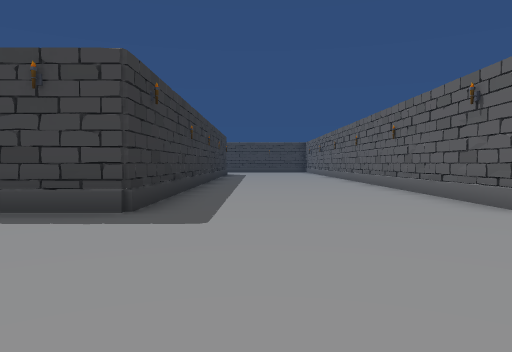
view 1 (above)

24 first-person views from a walk through a 3-D level made in the Unity game engine. The camera is 1.2 m above the floor, tilts 2° down and sees 70° across. The floor is counted in squares, 2 m on a side. Each view is taken from the middle of a square. On the plan, view 1 faces up. The plan holds only what a view shows up to about 10 squares ahead; the rest is blank. The place goes on beyond the plan. The player character is not drawn.

view 2
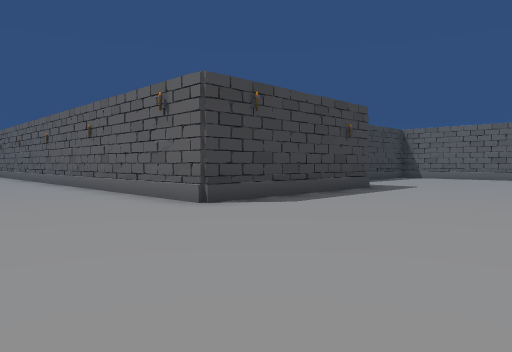

view 3
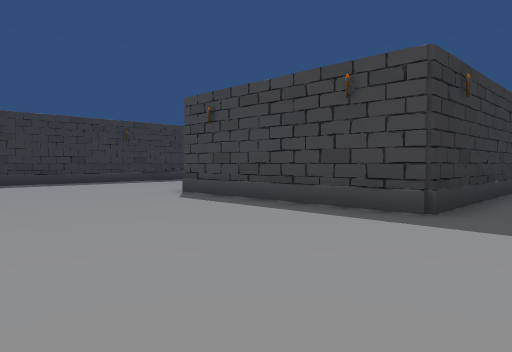

view 4
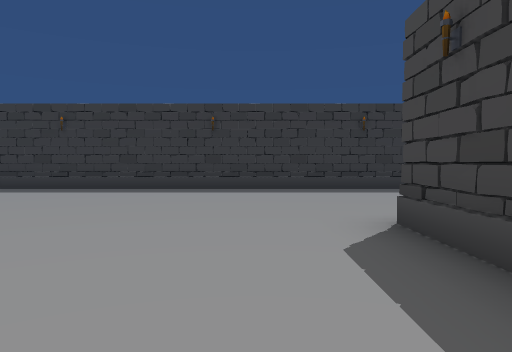

view 5
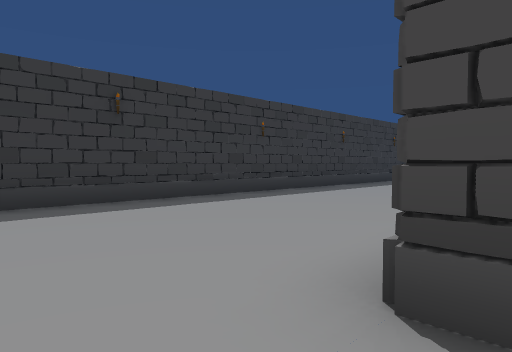

view 6
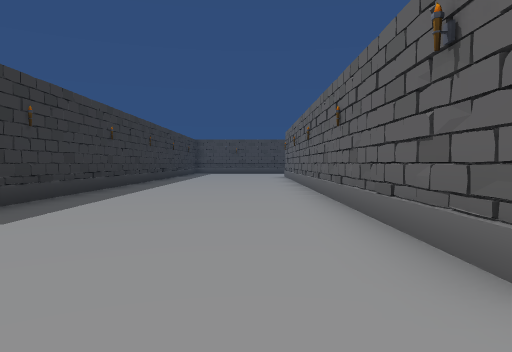

view 7
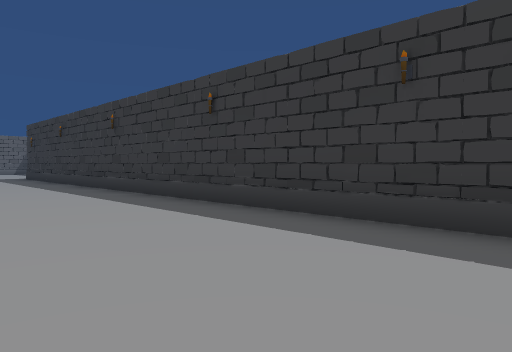

view 8
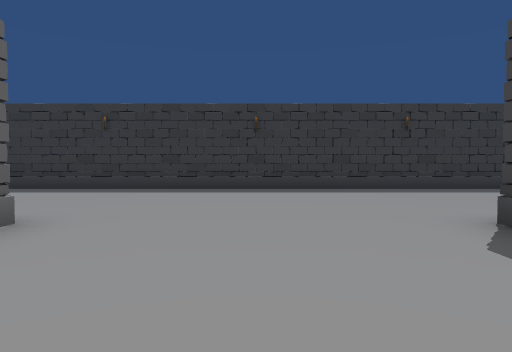

view 9
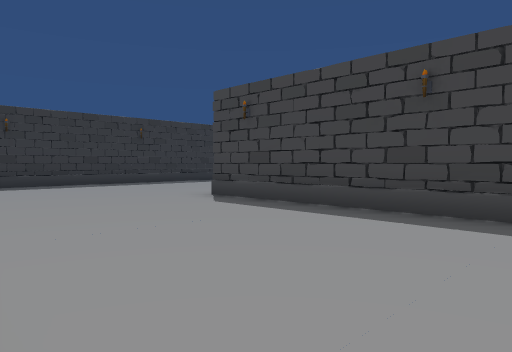

view 10
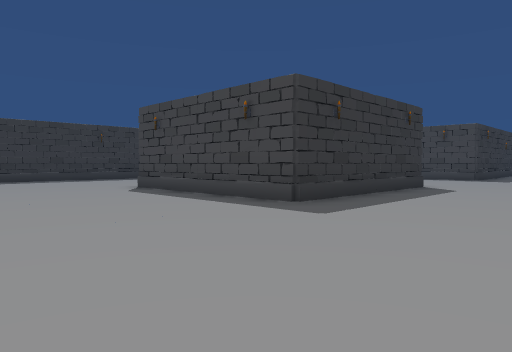

view 11
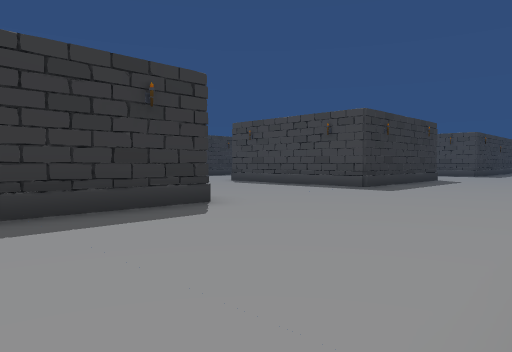

view 12
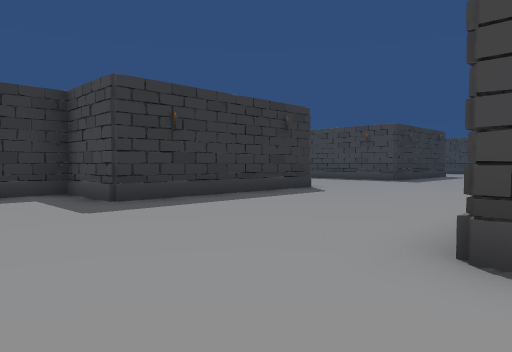

view 13
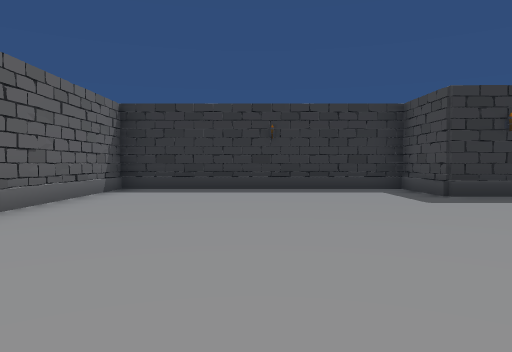

view 14
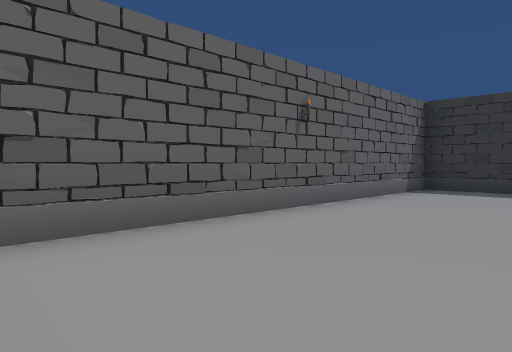

view 15
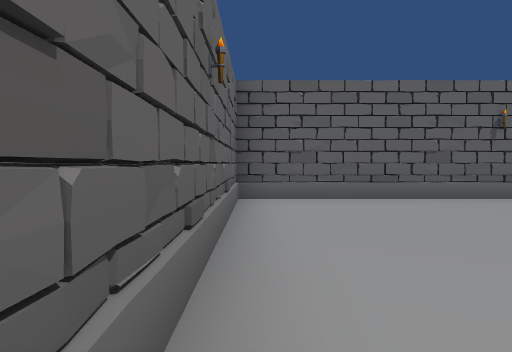

view 16
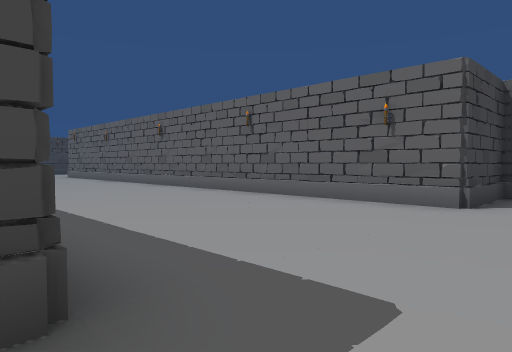

view 17
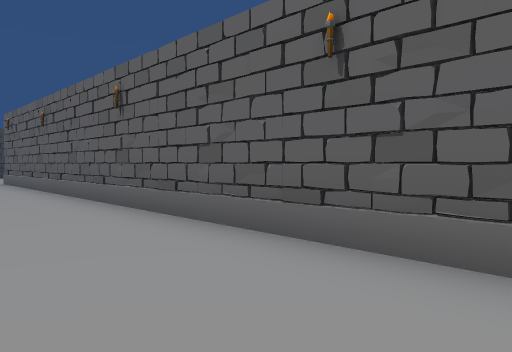

view 18
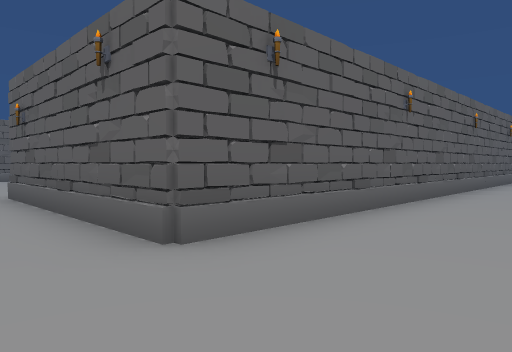

view 19
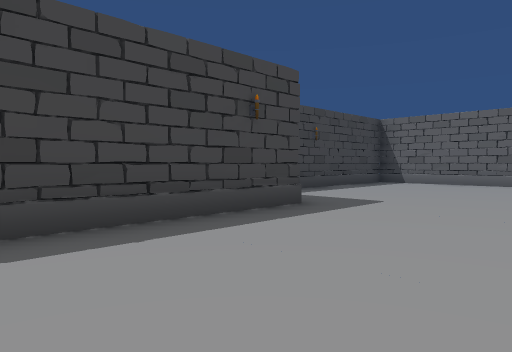

view 20
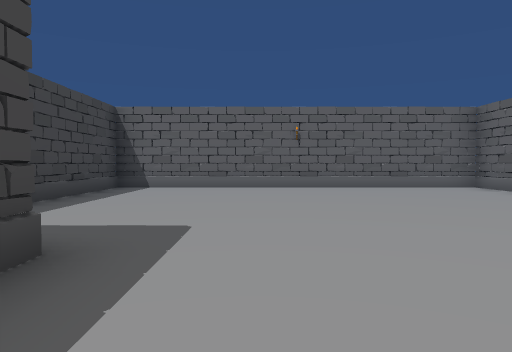

view 21
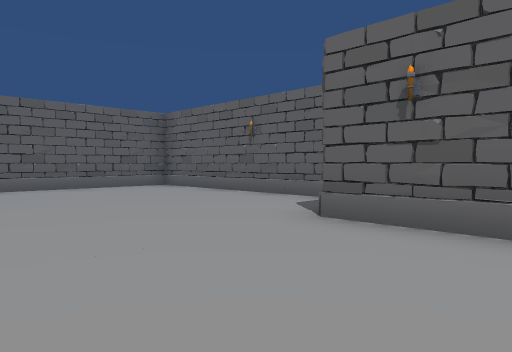

view 22
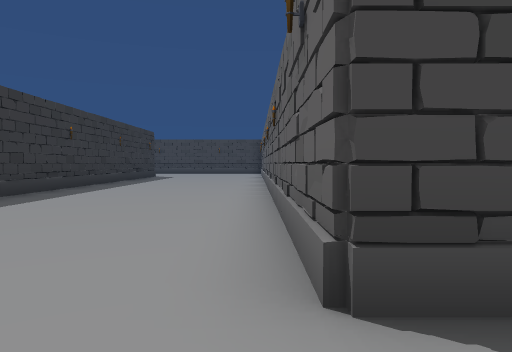

view 23
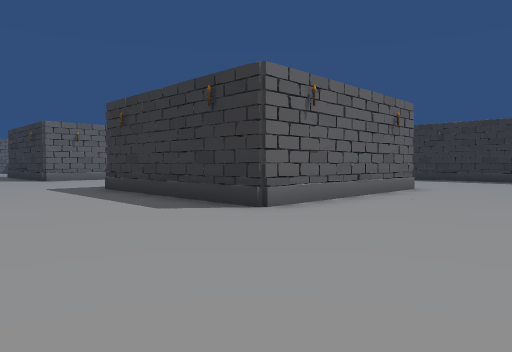

view 24
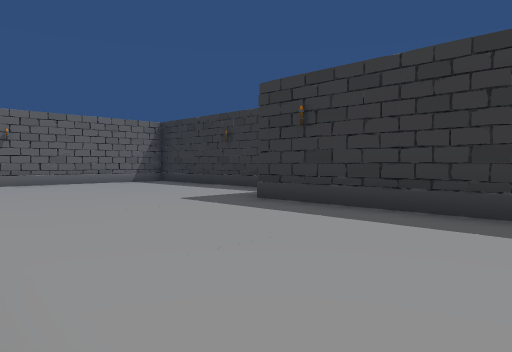

### Floor plan
Points are (right, up) in squares from view 1. A wall is a line through its corners. A room is listed if a view was taken in it or the views show most of it. See-through windows are left out.
Room 1 (views 1, 2, 3, 4, 5, 6, 7, 8, 9, 10, 11, 12, 13, 14, 15, 16, 17, 18, 19, 20, 21, 22, 23, 24)
walls: (-1.6, -10.4) (-1.6, -15.6) (-3.6, -15.6) (-3.6, -22.2) (5.3, -22.2) (5.3, -15.6) (3.3, -15.6) (3.3, -0.4) (8.5, -0.4); (-6.8, -0.4) (-1.6, -0.4) (-1.6, -5.6) (-6.7, -5.6); (3.6, 4.2) (3.4, 4.7); (9.6, -2.4) (15, -2.4) (15, 6.4) (10.9, 6.5); (-6.7, 4.9) (-6.7, 13); (-11.8, -12.6) (-11.3, -12.7); (8.5, 4.4) (3.3, 4.4) (3.3, 12.9); (-6.4, 7.7) (-6.9, 7.8); (-13.6, -17.4) (-13.6, -18.6); (-1.6, 13) (-1.6, 4.4) (-6.8, 4.4); (-10, -22.2) (-8.9, -22.2); (-11.6, 13) (-11.6, -15.5)

Positions as (right, up) in squares from view 1, and headings:
1: (0, 0), facing up
2: (0, 0), facing up-right
3: (0, 0), facing up-left
4: (-3, 3), facing left
5: (-6, 3), facing up-left
6: (-8, 3), facing up
7: (-8, 0), facing down-left
8: (-3, -8), facing left
9: (-1, -10), facing up-left
10: (2, -10), facing up-left
11: (3, -14), facing up-left
12: (4, -18), facing up-left
13: (5, -19), facing left
14: (5, -19), facing down-left
15: (5, -16), facing down
16: (-2, -17), facing up-right
17: (1, -13), facing up-right
18: (1, 1), facing down-right
19: (4, 1), facing up-right
20: (6, 3), facing right
21: (6, 3), facing down-right
22: (3, 3), facing up
23: (2, 3), facing down-left
24: (-7, -11), facing down-left
